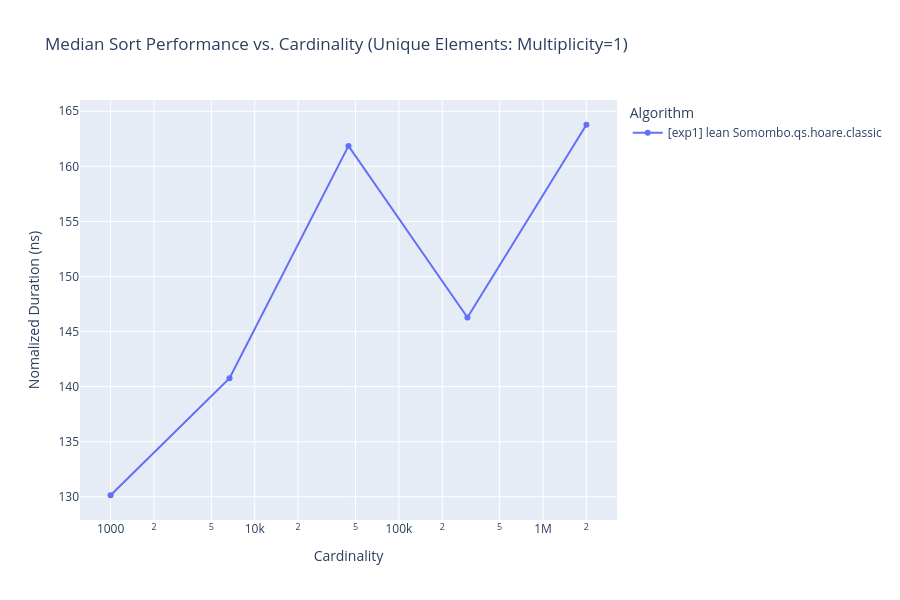

The notebook cell saved with this chart:
### Code cell
exp1.plot_trends_interactive(
    'cardinality', 
    f'Median Sort Performance vs. Cardinality (Unique Elements: Multiplicity=1)',
    normalized=True,
    xlog=True,
    ylog=False,
)

### Figure 1 — Plotly figure (JSON) as saved in the notebook; plotly's stock layout.template omitted (floating-point values rounded to 4 significant figures)
{"data": [{"hovertemplate": "Algorithm=[exp1] lean Somombo.qs.hoare.classic<br>Cardinality=%{x}<br>Nomalized Duration (ns)=%{y}<extra></extra>", "legendgroup": "[exp1] lean Somombo.qs.hoare.classic", "line": {"color": "#636efa", "dash": "solid"}, "marker": {"symbol": "circle"}, "mode": "lines+markers", "name": "[exp1] lean Somombo.qs.hoare.classic", "orientation": "v", "showlegend": true, "type": "scatter", "x": [1000, 6687, 44721, 299070, 2000000], "xaxis": "x", "y": [130.1, 140.8, 161.9, 146.3, 163.8], "yaxis": "y"}], "layout": {"height": 600, "hovermode": "x unified", "legend": {"title": {"text": "Algorithm"}, "tracegroupgap": 0}, "title": {"text": "Median Sort Performance vs. Cardinality (Unique Elements: Multiplicity=1)"}, "xaxis": {"anchor": "y", "domain": [0, 1], "title": {"text": "Cardinality"}, "type": "log"}, "yaxis": {"anchor": "x", "domain": [0, 1], "title": {"text": "Nomalized Duration (ns)"}}}}
